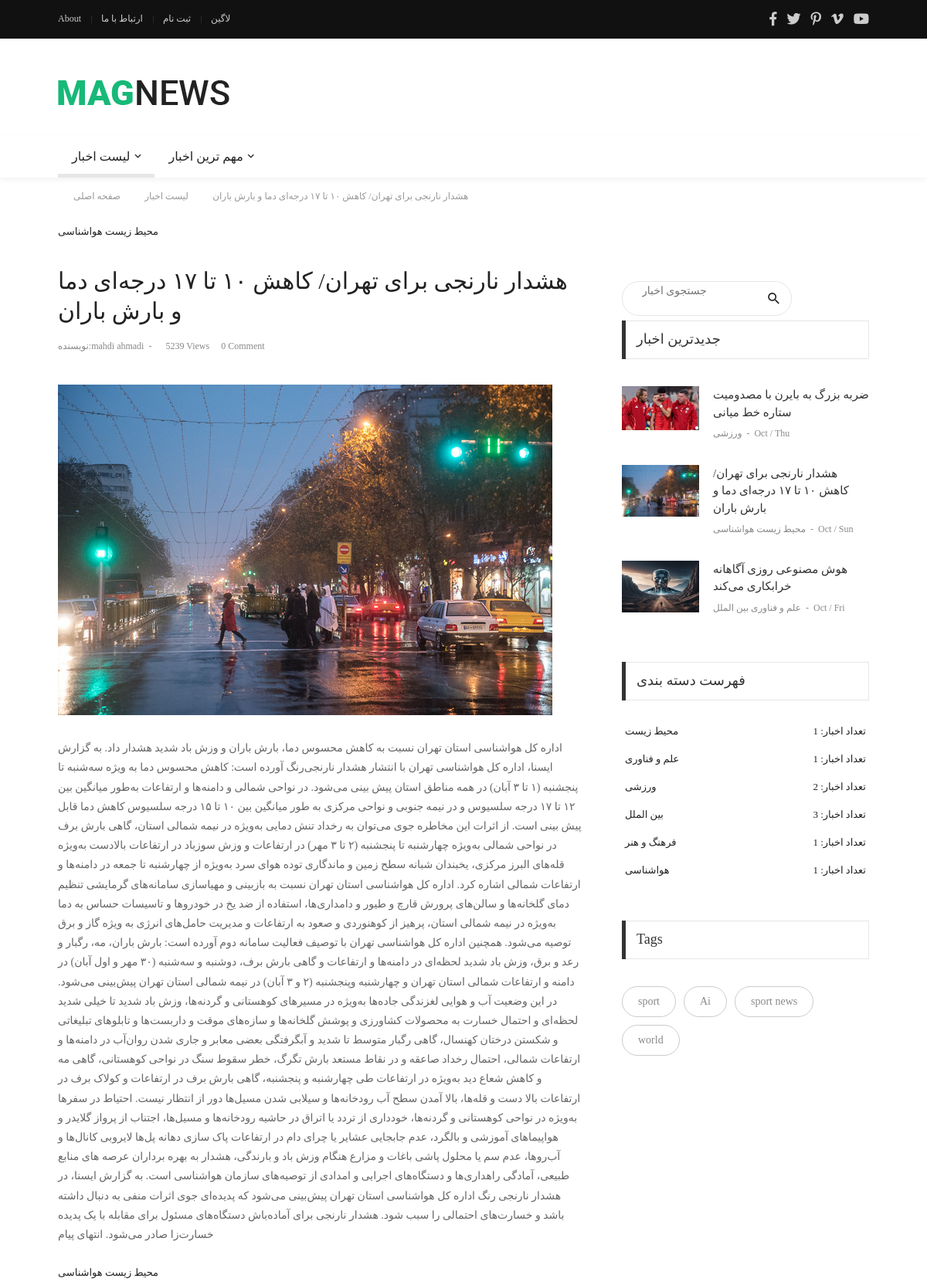
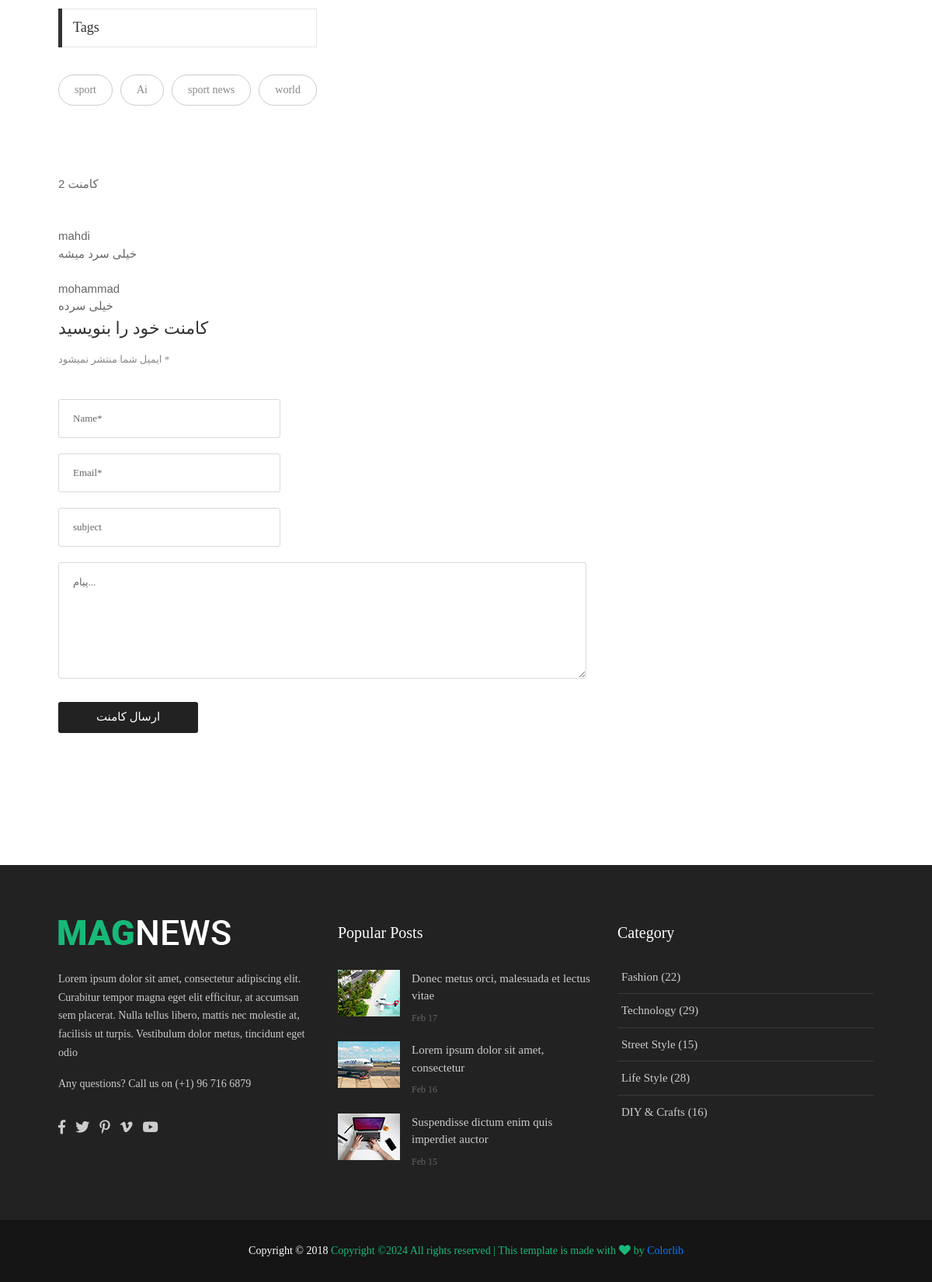
/blog/5/, run on the app's committed database (2 pictures, top to bottom).
### blog/models.py (models this page shows, shortened)
class Post(models.Model):
    title=models.CharField(max_length=255)
    description=models.TextField()
    author=models.ForeignKey(User,on_delete=models.CASCADE,null=True)
    active=models.BooleanField(default=False)
    created_time=models.DateTimeField(auto_now_add=True)
    updated_time=models.DateTimeField(auto_now=True)
    image=models.ImageField(upload_to='blog/images/',default='blog/images/rein.jpg')
    category=models.ManyToManyField('Category')
    breif_description=models.CharField(max_length=255,null=True,blank=True)
    tags=TaggableManager()
    class Meta:
        ordering = ['-created_time']

class Category(models.Model):
    title = models.CharField(max_length=255)
    def __str__(self):
        return self.title

class Comment(models.Model):
    post=models.ForeignKey(Post,on_delete=models.CASCADE)
    name=models.CharField(max_length=255)
    email=models.EmailField()
    subject=models.CharField(max_length=255)
    message=models.TextField()
    active=models.BooleanField(default=False)
    created_time=models.DateTimeField(auto_now=True)
    class Meta:
        ordering = ['-created_time']

### blog/views.py (the view)
# urls.py: path('<int:num>/',views.blog_detail,name='post_detail'),
def blog_detail(request,num):
    post=get_object_or_404(Post,id=num,active=1)
    comments=Comment.objects.filter(post=post,active=1)
    if request.method == 'POST':
        form=CommentForm(request.POST)
        if form.is_valid():
            form.save()
            messages.success(request, 'کامنت شما ثبت شد منتظر تایید کامنت خود باشید.')
            return redirect('/')
    form=CommentForm
    context={'post':post,'comments':comments,'forms':form}
    return render(request, 'blog/blog-detail.html',context)

### blog/templatetags/blog_tags.py (called while the page is built)
@register.inclusion_tag('blog/includes/blog-recent.html')
def recent_news():
    posts=Post.objects.filter(active=1).order_by('-created_time')[:3]
    return {'posts': posts}

@register.filter
def jalali_date(value):
    return JalaliDate(value).strftime("%Y/%m/%d")

@register.inclusion_tag('blog/includes/blog-categories.html')
def category():
    categories =Category.objects.all()
    posts=Post.objects.filter(active=1)
    categories_count={}
    for cat in categories:
        categories_count[cat]=posts.filter(category__title=cat).count()
    return{'categories_count': categories_count}

@register.inclusion_tag('blog/includes/blog-tags.html')
def news_tags():
    posts=Post.objects.filter(active=1)
    return {'posts':posts}

### templates/blog/blog-detail.html (shortened to what this page needs)
{% extends "base.html" %}
{% load blog_tags %}
{% load static %}
{% block content %}
	<div class="container">
		<div class="headline bg0 flex-wr-sb-c p-rl-20 p-tb-8">
			<div class="f2-s-1 p-r-30 m-tb-6">
				<a href="/" class="breadcrumb-item f1-s-3 cl9">
					صفحه اصلی
				</a>
				<a href="{% url 'blog:blog'%}" class="breadcrumb-item f1-s-3 cl9">
					لیست اخبار
				</a>
				<span class="breadcrumb-item f1-s-3 cl9">
					{{ post.title}}
				</span>
			</div>
		</div>
	</div>
	<section class="bg0 p-b-140 p-t-10">
		<div class="container">
			<div class="row justify-content-center">
				<div class="col-md-10 col-lg-8 p-b-30">
					<div class="p-r-10 p-r-0-sr991">
						<div class="p-b-70">
							{% for cat in post.category.all %}
							<a href="{% url 'blog:category' cat=cat.title %}" class="f1-s-10 cl2 hov-cl10 trans-03 text-uppercase">
								{{cat.title}}
							</a>
							{% endfor %}
							<h3 class="f1-l-3 cl2 p-b-16 p-t-33 respon2">
								{{ post.title}}
							</h3>
							<div class="flex-wr-s-s p-b-40">
								<span class="f1-s-3 cl8 m-r-15">
									<a href="{% url 'blog:author' author=post.author %}" class="f1-s-4 cl8 hov-cl10 trans-03">
										نویسنده:{{post.author.get_full_name}}
									</a>
									<span class="m-rl-3">-</span>
								</span>
								<span class="f1-s-3 cl8 m-r-15">
									5239 Views
								</span>
								<a href="#" class="f1-s-3 cl8 hov-cl10 trans-03 m-r-15">
									0 Comment
								</a>
							</div>
							<div class="wrap-pic-max-w p-b-30">
								<img src="{{post.image.url}}" alt="IMG">
							</div>
							<p class="f1-s-11 cl6 p-b-25">
								{{post.description}}
							</p>
							{% for cat in post.category.all %}
							<a href="{% url 'blog:category' cat=cat.title %}" class="f1-s-10 cl2 hov-cl10 trans-03 text-uppercase">
								{{cat.title}}
							</a>
							{% endfor %}
							<div class="flex-s-s p-t-12 p-b-15">
								{% news_tags %}
							</div>
						</div>
						<div class="content">
							<div class="sidebar-heading">
								<h2>{{comments|length}} کامنت</h2>
							  </div>
							<br>
							<ul>
							  {% for comment in comments %}
							  <li>
								<div class="author-thumb">
								</div>
								<div class="right-content">
								  <h4>{{comment.name}}</h4>
								  <p>{{comment.message}}</p>
								</div>
							  </li>
							  {% endfor %}
							</ul>
						  </div>
						<div>
							<h4 class="f1-l-4 cl3 p-b-12">
								کامنت خود را بنویسید
							</h4>
							<p class="f1-s-13 cl8 p-b-40">
								ایمیل شما منتشر نمیشود *
							</p>
							<form id="comment" action="{% url 'blog:post_detail' num=post.id %}" method="post">
								<input class="bo-1-rad-3 bocl13 size-a-16 f1-s-13 cl5 plh6 p-rl-18 m-b-20" type="text" name="نام" placeholder="Name*">
								<input class="bo-1-rad-3 bocl13 size-a-16 f1-s-13 cl5 plh6 p-rl-18 m-b-20" type="email" name="ایمیل" placeholder="Email*">
								<input class="bo-1-rad-3 bocl13 size-a-16 f1-s-13 cl5 plh6 p-rl-18 m-b-20" type="text" name="موضوع" placeholder="subject">
								<textarea class="bo-1-rad-3 bocl13 size-a-15 f1-s-13 cl5 plh6 p-rl-18 p-tb-14 m-b-20" type="text" name="message" placeholder="پیام..."></textarea>
								<button type='submit' class="size-a-17 bg2 borad-3 f1-s-12 cl0 hov-btn1 trans-03 p-rl-15 m-t-10">
									ارسال کامنت
								</button>
							</form>
						</div>
					</div>
				</div>
				<div class="col-md-10 col-lg-4 p-b-30">
					<div class="p-l-10 p-rl-0-sr991 p-t-70">
						{% include 'blog/includes/blog-search.html' %}
						{% recent_news %}
						{% category %}
						{% news_tags %}
					</div>
				</div>
			</div>
		</div>
	</section>
	{% endblock content%}

### templates/blog/includes/blog-tags.html
<div>
    <div class="how2 how2-cl4 flex-s-c m-b-30">
      <h3 class="f1-m-2 cl3 tab01-title">Tags</h3>
    </div>
    <div class="flex-wr-s-s m-rl--5">
    {% for post in posts %}
      {%for tag in post.tags.all %}
      <a href="#" class="flex-c-c size-h-2 bo-1-rad-20 bocl12 f1-s-1 cl8 hov-btn2 trans-03 p-rl-20 p-tb-5 m-all-5">
        {{tag.name}}
      </a>
      {%  endfor %}
    {% endfor %}
    </div>
  </div>

### templates/blog/includes/blog-recent.html (shortened to what this page needs)
  <div class="p-b-30">
    <div class="how2 how2-cl4 flex-s-c">
      <h3 class="f1-m-2 cl3 tab01-title">جدیدترین اخبار</h3>
    </div>
    <ul class="p-t-35">
      {% for post in posts%}
      <li class="flex-wr-sb-s p-b-30">
        <a href="#" class="size-w-10 wrap-pic-w hov1 trans-03">
          <img src="{{post.image.url}}" alt="IMG">
        </a>
        <div class="size-w-11">
          <h6 class="p-b-4">
            <a href="{% url 'blog:post_detail' num=post.id %}" class="f1-s-5 cl3 hov-cl10 trans-03">
             {{post.title}}
            </a>
          </h6>
          <span class="cl8 txt-center p-b-24">
            {% for cat in post.category.all %}
            <a href="{% url 'blog:category' cat=cat.title %}" class="f1-s-6 cl8 hov-cl10 trans-03">
              {{cat.title}}
            </a>
            {% endfor %}
            <span class="f1-s-3 m-rl-3">
              -
            </span>
            <span class="f1-s-3">
              {{post.updated_time | date:" M / D"}}
            </span>
          </span>
        </div>
      </li>
      {%endfor%}
    </ul>
  </div>

### templates/blog/includes/blog-categories.html (shortened to what this page needs)
  <div class="p-b-37">
    <div class="how2 how2-cl4 flex-s-c">
      <h3 class="f1-m-2 cl3 tab01-title">
        فهرست دسته بندی
      </h3>
    </div>
    <ul class="p-t-32">
    {% for cat,num in categories_count.items %}
      <li class="p-rl-4 p-b-19">
        <a href="{% url 'blog:category' cat=cat.title %}" class="flex-wr-sb-c f1-s-10 text-uppercase cl2 hov-cl10 trans-03">
          <span>
         {{cat}}
          </span>
          <span>
            تعداد اخبار:
            {{num}}
          </span>
        </a>
      </li>
    {% endfor %}
    </ul>
  </div>

### staticfiles/css/main.css (style rules this page uses)
.container { max-width: 1080px; }
.tab01-title { padding-right: 25px; }
body { padding-right: 0px !important; }
.breadcrumb-item { display: -webkit-box; display: -webkit-flex; display: -moz-box; display: -ms-flexbox; display: flex; }
.breadcrumb-item+.breadcrumb-item::before { height: 100%; content: "\f105"; font-family: FontAwesome; font-size: 12px; padding-right: 10px; padding-left: 12px; color: #999; }
.bocl12 { border-color: #ccc; }
.bocl13 { border-color: #d9d9d9; }
.cl0 { color: #fff; }
.cl2 { color: #222; }
.cl3 { color: #333; }
.cl5 { color: #555; }
.cl6 { color: #666; }
.cl8 { color: #888; }
.cl9 { color: #999; }
.f1-s-1 { font-family: Roboto-Regular; font-size: 14px; line-height: 1.7; }
.f1-s-3 { font-family: Roboto-Regular; font-size: 12px; line-height: 1.7; }
.f1-s-4 { font-family: Roboto-Bold; font-size: 12px; line-height: 1.7; }
.f1-s-5 { font-family: Roboto-Medium; font-size: 15px; line-height: 1.333333; }
.f1-s-6 { font-family: Roboto-Medium; font-size: 12px; line-height: 1.7; }
.f1-s-10 { font-family: Roboto-Bold; font-size: 13px; line-height: 1.3; }
.f1-s-11 { font-family: Roboto-Regular; font-size: 14px; line-height: 1.8; }
.f1-s-12 { font-family: Roboto-Regular; font-size: 15px; line-height: 1.8; }
.f1-s-13 { font-family: Roboto-Regular; font-size: 13px; line-height: 1.7; }
.f2-s-1 { font-family: Lato-Regular; font-size: 14px; line-height: 1.7; }
.f1-m-2 { font-family: Roboto-Medium; font-size: 18px; line-height: 1.333333; }
.f1-l-3 { font-family: Roboto-Medium; font-size: 30px; line-height: 1.3; }
.f1-l-4 { font-family: Roboto-Bold; font-size: 22px; line-height: 1.545454; }
.size-a-15 { width: 100%; min-height: 150px; }
.size-a-16 { width: 100%; max-width: 286px; height: 50px; }
.size-a-17 { max-width: 100%; min-width: 180px; height: 40px; }
.size-w-10 { width: 100px; }
.size-w-11 { width: calc(100% - 118px); }
.size-h-2 { min-height: 40px; }
.bg0 { background-color: #fff; }
.bg2 { background-color: #222; }
.how2 { height: 50px; border: 1px solid #e6e6e6; padding: 0 18px; position: relative; }
.how2::before { content: ""; display: block; position: absolute; width: 5px; height: calc(100% + 2px); top: -1px; left: -1px; }
.how2-cl4::before { background-color: #333; }
.wrap-pic-s, .wrap-pic-max-s, .wrap-pic-w, .wrap-pic-max-w, .wrap-pic-h, .wrap-pic-max-h { display: block; }
.wrap-pic-w > img { width: 100%; }
.wrap-pic-max-w > img { max-width: 100%; }

### data on the page
Post: title "هشدار نارنجی برای تهران/ کاهش ۱۰ تا ۱۷ درجه‌ای دما و بارش باران", author.get_full_name "mahdi ahmadi", image (picture), description "اداره کل هواشناسی استان تهران نسبت به کاهش محسوس دما، بارش باران و وزش باد شدید هشدار داد. به گزارش ایسنا، اداره کل هواشناسی تهران با انتشار هشدار نارنجی‌رنگ آورده است: کاهش محسوس دما به ویژه سه‌شنبه تا پنجشنبه (۱ تا ۳ آبان) در همه مناطق استان پیش بینی می‌شود. در نواحی شمالی و دامنه‌ها و ارتفاعات به‌طور میانگین بین ۱۲ تا ۱۷ درجه سلسیوس و در نیمه جنوبی و نواحی مرکزی به طور میانگین بین ۱۰ تا ۱۵ درجه سلسیوس کاهش دما قابل پیش بینی است. از اثرات این مخاطره جوی می‌توان به رخداد تنش دمایی به‌ویژه در نیمه شمالی استان، گاهی بارش برف در نواحی شمالی به‌ویژه چهارشنبه تا پنجشنبه (۲ تا ۳ مهر) در ارتفاعات و وزش سوزباد در ارتفاعات بالادست به‌ویژه قله‌های البرز مرکزی، یخبندان شبانه سطح زمین و ماندگاری توده…", updated_time "Oct / Sun"
Category: title "محیط زیست", id "1"
Category: title "هواشناسی", num "1"
Post: image (picture), title "ضربه بزرگ به بایرن با مصدومیت ستاره خط میانی", updated_time "Oct / Thu"
Tag: name "sport"
Post: image (picture), title "هوش مصنوعی روزی آگاهانه خرابکاری می‌کند", updated_time "Oct / Fri"
Tag: name "Ai"
Tag: name "sport news"
Tag: name "world"
Comment: name "mahdi", message "خیلی سرد میشه"
Comment: name "mohammad", message "خیلی سرده"
Category: title "ورزشی", num "2"
Category: title "علم و فناوری", num "1"
Category: title "بین الملل", num "3"
Category: title "فرهنگ و هنر", num "1"

### other printed values
{{ comments|length }} "2"
